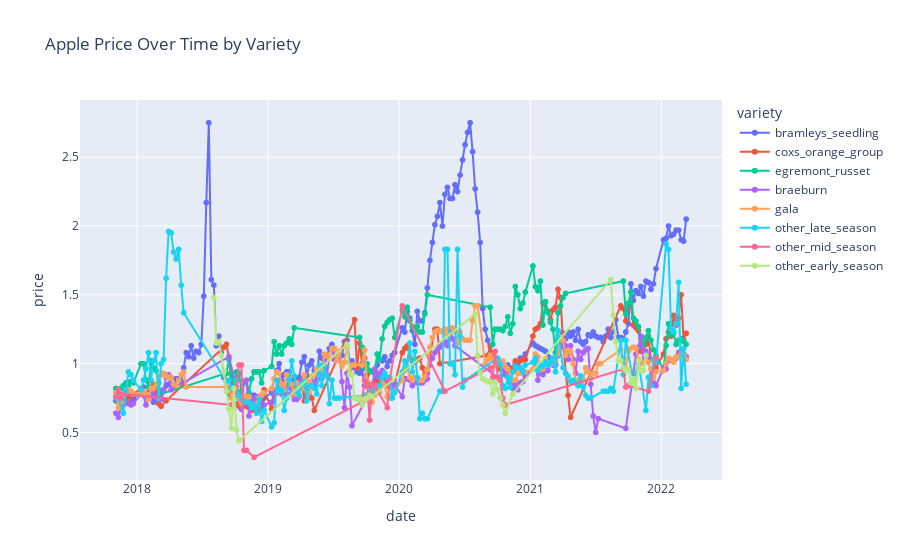

Notebook cell for this chart:
### Markdown cell above
# 1. Bar plot

Error bars suggests that 2020 had the highest price volatility, possibly due to the COVID-19 pandemic which could have impacted production flow and supply chains links.

Varieties like braeburn and gala show consistent pricing over time.


# 2. Line plot

Bramleys_seedling had the highest prices overall, peaking significantly in 2022 (£1.95).

Braeburn, gala, and cox's orange group tended to stay around £0.90–£1.30, more stable.


# 3. Scatter plot

Bramley's seedling outliers show significant price increase (£2.50 plus)

Other_mid_season, early_season, and late_season varieties were priced lower and more consistent, typically under £1.10.

# Overall Price Trends (All Varieties):

Apple prices generally increased between 2017 and 2022.

There's a noticeable peak around 2022, especially for bramleys_seedling.

### Code cell
# Interactive chart line for better visualization and specific points
fig = px.line(apples, x='date', y='price', color='variety', 
              title='Apple Price Over Time by Variety',
              markers=True) # Add markers for each data point
fig.show()

### Figure 1 — Plotly figure (JSON) as saved in the notebook; plotly's stock layout.template omitted (floating-point values rounded to 4 significant figures; data arrays with more than 128 entries replaced by an {"elided": "..."} marker saying what was removed)
{"data": [{"hovertemplate": "variety=bramleys_seedling<br>date=%{x}<br>price=%{y}<extra></extra>", "legendgroup": "bramleys_seedling", "line": {"color": "#636efa", "dash": "solid"}, "marker": {"symbol": "circle"}, "mode": "lines+markers", "name": "bramleys_seedling", "showlegend": true, "type": "scattergl", "x": {"elided": "218 str values"}, "xaxis": "x", "y": {"elided": "218 float values"}, "yaxis": "y"}, {"hovertemplate": "variety=coxs_orange_group<br>date=%{x}<br>price=%{y}<extra></extra>", "legendgroup": "coxs_orange_group", "line": {"color": "#EF553B", "dash": "solid"}, "marker": {"symbol": "circle"}, "mode": "lines+markers", "name": "coxs_orange_group", "showlegend": true, "type": "scattergl", "x": {"elided": "141 str values"}, "xaxis": "x", "y": {"elided": "141 float values"}, "yaxis": "y"}, {"hovertemplate": "variety=egremont_russet<br>date=%{x}<br>price=%{y}<extra></extra>", "legendgroup": "egremont_russet", "line": {"color": "#00cc96", "dash": "solid"}, "marker": {"symbol": "circle"}, "mode": "lines+markers", "name": "egremont_russet", "showlegend": true, "type": "scattergl", "x": ["2022-03-11", "2022-03-04", "2022-02-25", "2022-02-18", "2022-02-11", "2022-02-04", "2022-01-28", "2022-01-21", "2022-01-14", "2022-01-07", "2021-12-17", "2021-12-10", "2021-12-03", "2021-11-26", "2021-11-19", "2021-11-12", "2021-11-05", "2021-10-29", "2021-10-22", "2021-10-15", "2021-10-08", "2021-10-01", "2021-09-24", "2021-09-17", "2021-04-09", "2021-04-02", "2021-03-26", "2021-03-19", "2021-03-12", "2021-03-05", "2021-02-26", "2021-02-19", "2021-02-12", "2021-02-05", "2021-01-29", "2021-01-22", "2021-01-15", "2021-01-08", "2020-12-18", "2020-12-11", "2020-12-04", "2020-11-27", "2020-11-20", "2020-11-13", "2020-11-06", "2020-10-30", "2020-10-23", "2020-10-16", "2020-10-09", "2020-10-02", "2020-09-25", "2020-09-18", "2020-09-11", "2020-03-20", "2020-03-13", "2020-03-06", "2020-02-28", "2020-02-21", "2020-02-14", "2020-02-07", "2020-01-31", "2020-01-24", "2020-01-17", "2020-01-10", "2019-12-20", "2019-12-13", "2019-12-06", "2019-11-29", "2019-11-22", "2019-11-15", "2019-11-08", "2019-11-01", "2019-10-25", "2019-10-18", "2019-10-11", "2019-10-04", "2019-09-27", "2019-09-20", "2019-09-13", "2019-03-15", "2019-03-08", "2019-03-01", "2019-02-22", "2019-02-15", "2019-02-08", "2019-02-01", "2019-01-25", "2019-01-18", "2019-01-11", "2018-12-21", "2018-12-14", "2018-12-07", "2018-11-30", "2018-11-23", "2018-11-16", "2018-11-09", "2018-11-02", "2018-10-26", "2018-10-19", "2018-10-12", "2018-10-05", "2018-09-28", "2018-09-21", "2018-09-14", "2018-09-07", "2018-03-09", "2018-03-02", "2018-02-23", "2018-02-16", "2018-02-09", "2018-02-02", "2018-01-26", "2018-01-19", "2018-01-12", "2017-12-22", "2017-12-15", "2017-12-08", "2017-12-01", "2017-11-24", "2017-11-17", "2017-11-10", "2017-11-03"], "xaxis": "x", "y": [1.14, 1.16, 1.18, 1.17, 1.14, 1.22, 1.21, 1.29, 1.13, 0.96, 1.06, 1.1, 1.17, 1.24, 1.19, 1.14, 1.18, 1.27, 1.31, 1.33, 1.52, 1.44, 1.36, 1.6, 1.51, 1.48, 1.42, 1.37, 1.08, 1.25, 1.3, 1.37, 1.45, 1.28, 1.6, 1.53, 1.56, 1.71, 1.52, 1.44, 1.4, 1.5, 1.56, 1.29, 1.22, 1.34, 1.27, 1.24, 1.25, 1.25, 1.25, 1.14, 1.41, 1.5, 1.36, 1.23, 1.23, 1.27, 1.24, 1.27, 1.31, 1.41, 1.34, 1.39, 1.19, 1.33, 1.32, 1.3, 1.27, 1.18, 1.03, 1.07, 0.93, 0.94, 0.95, 1.0, 0.97, 1.12, 1.19, 1.26, 1.14, 1.18, 1.15, 1.13, 1.07, 1.13, 1.07, 1.16, 0.98, 0.95, 0.86, 0.94, 0.94, 0.94, 0.89, 0.79, 0.88, 0.86, 0.8, 0.93, 0.94, 0.83, 0.92, 1.03, 0.93, 0.78, 0.86, 0.95, 0.97, 1.02, 0.83, 0.88, 1.0, 1.0, 0.86, 0.87, 0.84, 0.86, 0.84, 0.82, 0.78, 0.82], "yaxis": "y"}, {"hovertemplate": "variety=braeburn<br>date=%{x}<br>price=%{y}<extra></extra>", "legendgroup": "braeburn", "line": {"color": "#ab63fa", "dash": "solid"}, "marker": {"symbol": "circle"}, "mode": "lines+markers", "name": "braeburn", "showlegend": true, "type": "scattergl", "x": {"elided": "156 str values"}, "xaxis": "x", "y": {"elided": "156 float values"}, "yaxis": "y"}, {"hovertemplate": "variety=gala<br>date=%{x}<br>price=%{y}<extra></extra>", "legendgroup": "gala", "line": {"color": "#FFA15A", "dash": "solid"}, "marker": {"symbol": "circle"}, "mode": "lines+markers", "name": "gala", "showlegend": true, "type": "scattergl", "x": {"elided": "192 str values"}, "xaxis": "x", "y": {"elided": "192 float values"}, "yaxis": "y"}, {"hovertemplate": "variety=other_late_season<br>date=%{x}<br>price=%{y}<extra></extra>", "legendgroup": "other_late_season", "line": {"color": "#19d3f3", "dash": "solid"}, "marker": {"symbol": "circle"}, "mode": "lines+markers", "name": "other_late_season", "showlegend": true, "type": "scattergl", "x": {"elided": "163 str values"}, "xaxis": "x", "y": {"elided": "163 float values"}, "yaxis": "y"}, {"hovertemplate": "variety=other_mid_season<br>date=%{x}<br>price=%{y}<extra></extra>", "legendgroup": "other_mid_season", "line": {"color": "#FF6692", "dash": "solid"}, "marker": {"symbol": "circle"}, "mode": "lines+markers", "name": "other_mid_season", "showlegend": true, "type": "scattergl", "x": ["2021-12-17", "2021-11-26", "2021-10-01", "2021-09-24", "2021-09-17", "2020-10-23", "2020-10-16", "2020-10-09", "2020-10-02", "2020-09-25", "2020-09-18", "2020-09-11", "2020-05-08", "2020-01-10", "2019-12-06", "2019-11-29", "2019-10-25", "2019-10-18", "2019-10-11", "2019-10-04", "2019-09-27", "2019-09-20", "2018-11-23", "2018-11-02", "2018-10-26", "2018-10-19", "2018-10-12", "2018-10-05", "2018-09-28", "2018-09-21", "2017-11-24", "2017-11-17", "2017-11-10", "2017-11-03"], "xaxis": "x", "y": [1.04, 0.8, 0.84, 0.83, 0.96, 0.7, 0.75, 0.88, 0.9, 1.09, 0.9, 0.97, 0.8, 1.42, 0.88, 0.68, 0.84, 0.85, 0.59, 0.85, 0.88, 0.72, 0.32, 0.37, 0.37, 0.99, 0.99, 0.83, 0.71, 0.7, 0.78, 0.75, 0.81, 0.76], "yaxis": "y"}, {"hovertemplate": "variety=other_early_season<br>date=%{x}<br>price=%{y}<extra></extra>", "legendgroup": "other_early_season", "line": {"color": "#B6E880", "dash": "solid"}, "marker": {"symbol": "circle"}, "mode": "lines+markers", "name": "other_early_season", "showlegend": true, "type": "scattergl", "x": ["2021-11-19", "2021-11-12", "2021-11-05", "2021-10-29", "2021-10-22", "2021-10-15", "2021-10-08", "2021-10-01", "2021-09-24", "2021-09-17", "2021-09-10", "2021-09-03", "2021-08-27", "2021-08-20", "2021-08-13", "2020-11-13", "2020-10-23", "2020-10-16", "2020-10-09", "2020-10-02", "2020-09-25", "2020-09-18", "2020-09-11", "2020-09-04", "2020-08-28", "2020-08-21", "2020-08-14", "2020-08-07", "2020-07-31", "2019-10-18", "2019-10-11", "2019-10-04", "2019-09-27", "2019-09-20", "2019-09-13", "2019-09-06", "2019-08-30", "2019-08-23", "2019-08-16", "2019-08-09", "2018-10-12", "2018-10-05", "2018-09-28", "2018-09-21", "2018-09-14", "2018-09-07", "2018-08-31", "2018-08-24", "2018-08-17", "2018-08-10", "2018-08-03"], "xaxis": "x", "y": [1.06, 0.95, 0.95, 1.02, 0.82, 0.89, 0.86, 0.96, 0.95, 0.97, 1.02, 1.02, 1.16, 1.35, 1.61, 0.78, 0.64, 0.7, 0.75, 0.81, 0.86, 0.78, 0.87, 0.87, 0.88, 0.89, 0.93, 1.06, 1.36, 0.76, 0.77, 0.75, 0.74, 0.7, 0.75, 0.74, 0.75, 0.92, 0.92, 1.14, 0.44, 0.52, 0.82, 0.53, 0.67, 0.8, 0.94, 1.06, 1.16, 1.15, 1.48], "yaxis": "y"}], "layout": {"legend": {"title": {"text": "variety"}, "tracegroupgap": 0}, "title": {"text": "Apple Price Over Time by Variety"}, "xaxis": {"anchor": "y", "domain": [0, 1], "title": {"text": "date"}}, "yaxis": {"anchor": "x", "domain": [0, 1], "title": {"text": "price"}}}}
